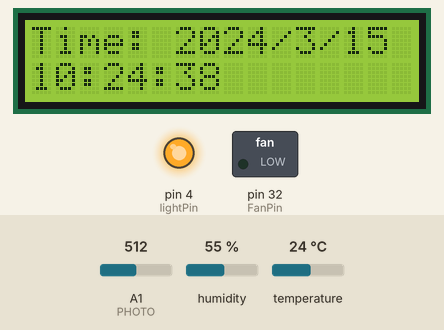
A sketch run on a simulated Arduino Mega 2560, built with avr-gcc and run on an emulated ATmega2560. On the bench: 16×2 character LCD, switched loads named in the sketch (green lamp = pin HIGH), output pins drawn as LEDs (lit = HIGH). The inputs (shaded band) are chosen by the test bench; at power-on: temperature 24 °C, A1 (PHOTO) = 512, humidity 55 %. The local clock reads 2024-03-15 10:24:30 at power-on unless the sketch sets it; what the sketch prints to the serial monitor is not drawn.

Above: at 8.2 s.
At 19.5 s:
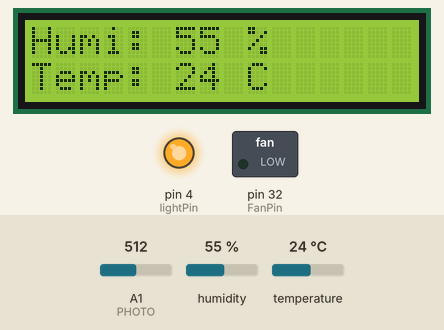
19.6 s: temperature set to 26 °C
At 27.5 s:
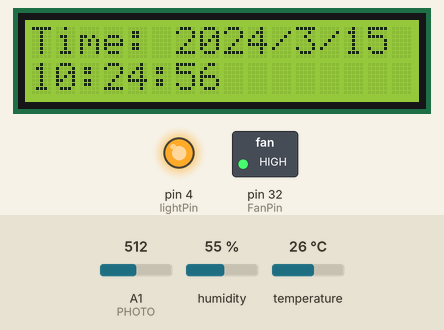
36.3 s: temperature set to 12 °C
At 50.5 s:
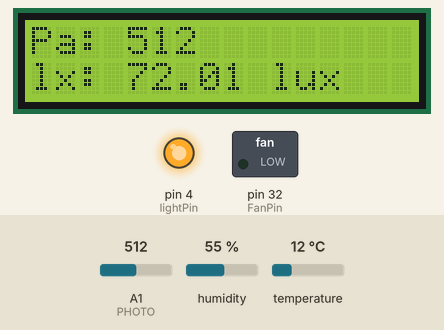
Timing chart, 0 to 50.9 s (numbered marks = the images above; inputs shaded):
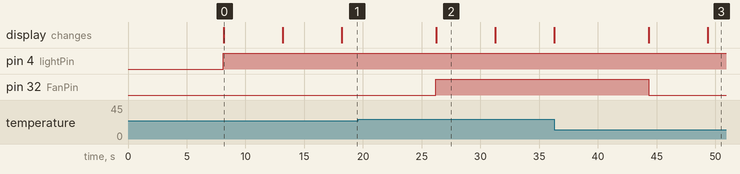

The sketch:

LCD_DHT11_RTC_LED_Photo.ino
```cpp
#include <Wire.h>
#include <LiquidCrystal_I2C.h>

LiquidCrystal_I2C lcd(0x27, 16, 2); // set the LCD address to 0x27 for a 16 chars and 2 line display

#include <DHT.h>  //"DHT.h"
#define DHTPIN 12
#define DHTTYPE DHT11
DHT dht(DHTPIN, DHTTYPE);

#define FanPin 32

#include <Wire.h>
#include "RTClib.h"

RTC_DS3231 rtc;
#define lightPin 4

#define PHOTO A1
int Photo_Value = 0;

void setup()
{
  pinMode(lightPin, OUTPUT);


  if (! rtc.begin()) {
    Serial.println("Couldn't find RTC");
    while (1);
  }

  if (rtc.lostPower()) {
    Serial.println("RTC lost power, lets set the time!");
    // following line sets the RTC to the date & time this sketch was compiled
    rtc.adjust(DateTime(F(__DATE__), F(__TIME__)));
    // This line sets the RTC with an explicit date & time, for example to set
    // January 21, 2014 at 3am you would call:
    // rtc.adjust(DateTime(2014, 1, 21, 3, 0, 0));
  }


  pinMode(FanPin, OUTPUT);

  Serial.begin(9600);
  lcd.init();
  // Print a message to the LCD.
  lcd.backlight();
  lcd.setCursor(0, 0);
  lcd.print("Hello, world!");
  lcd.setCursor(0, 1);
  lcd.print("JNU Arduino!");
  delay(5000);
}


void loop()
{
  Photo_Value = analogRead(PHOTO);
  float pv_value = float(Photo_Value * 5) / 1023;
  float Rp = (10 * pv_value) / (5 - pv_value);
  float y = (log10(200 / Rp)) / 0.7;
  float Ea = pow(10, y);

  Serial.print("Pa=");
  Serial.print(Photo_Value);
  Serial.print(", Lx=");
  Serial.println(Ea);
  delay(1000);

  delay(2000);
  int h = dht.readHumidity();
  int t = dht.readTemperature();
  Serial.print("Humidity: ");
  Serial.print(h);
  Serial.print(" %\t");
  Serial.print("Temperature: ");
  Serial.print(t);
  Serial.println(" C");


  if (t >= 25) {
    digitalWrite(FanPin, HIGH);
  } else {
    digitalWrite(FanPin, LOW);
  }


  DateTime now = rtc.now();

  Serial.print(now.year(), DEC);
  Serial.print('/');
  Serial.print(now.month(), DEC);
  Serial.print('/');
  Serial.print(now.day(), DEC);
  Serial.print(" ");
  Serial.print(now.hour(), DEC);
  Serial.print(':');
  Serial.print(now.minute(), DEC);
  Serial.print(':');
  Serial.print(now.second(), DEC);
  Serial.println();

  if ((now.hour() >= 6 ) && (now.hour() <= 18)) {
    analogWrite(lightPin, 255);
  } else {
    analogWrite(lightPin, 0);
  }

  lcd.clear();
  lcd.setCursor(0, 0);
  lcd.print("Time: ");
  lcd.print(now.year());
  lcd.print("/");
  lcd.print(now.month());
  lcd.print("/");
  lcd.print(now.day());

  lcd.setCursor(0, 1);
  lcd.print(now.hour());
  lcd.print(":");
  lcd.print(now.minute());
  lcd.print(":");
  lcd.print(now.second());
  delay(5000);


  lcd.clear();
  lcd.setCursor(0, 0);
  lcd.print("Pa: ");
  lcd.print(Photo_Value);

  lcd.setCursor(0, 1);
  lcd.print("lx: ");
  lcd.print(Ea);
  lcd.print(" lux");
  delay(5000);

  lcd.clear();
  lcd.setCursor(0, 0);
  lcd.print("Humi: ");
  lcd.print(h);
  lcd.print(" %");

  lcd.setCursor(0, 1);
  lcd.print("Temp: ");
  lcd.print(t);
  lcd.print(" C");
  delay(5000);

}
```

Measured:
- the behaviour switches between 24 and 25 °C on temperature (found by bisection; images 1 and 2)
- after the input at 19.6 s, pin 32 (FanPin): LOW → HIGH after 6.6 s
- after the input at 36.3 s, pin 32 (FanPin): HIGH → LOW after 8.0 s
- what the display in image 0 shows lasts 5.1 s, from 8.1 s to 13.2 s
